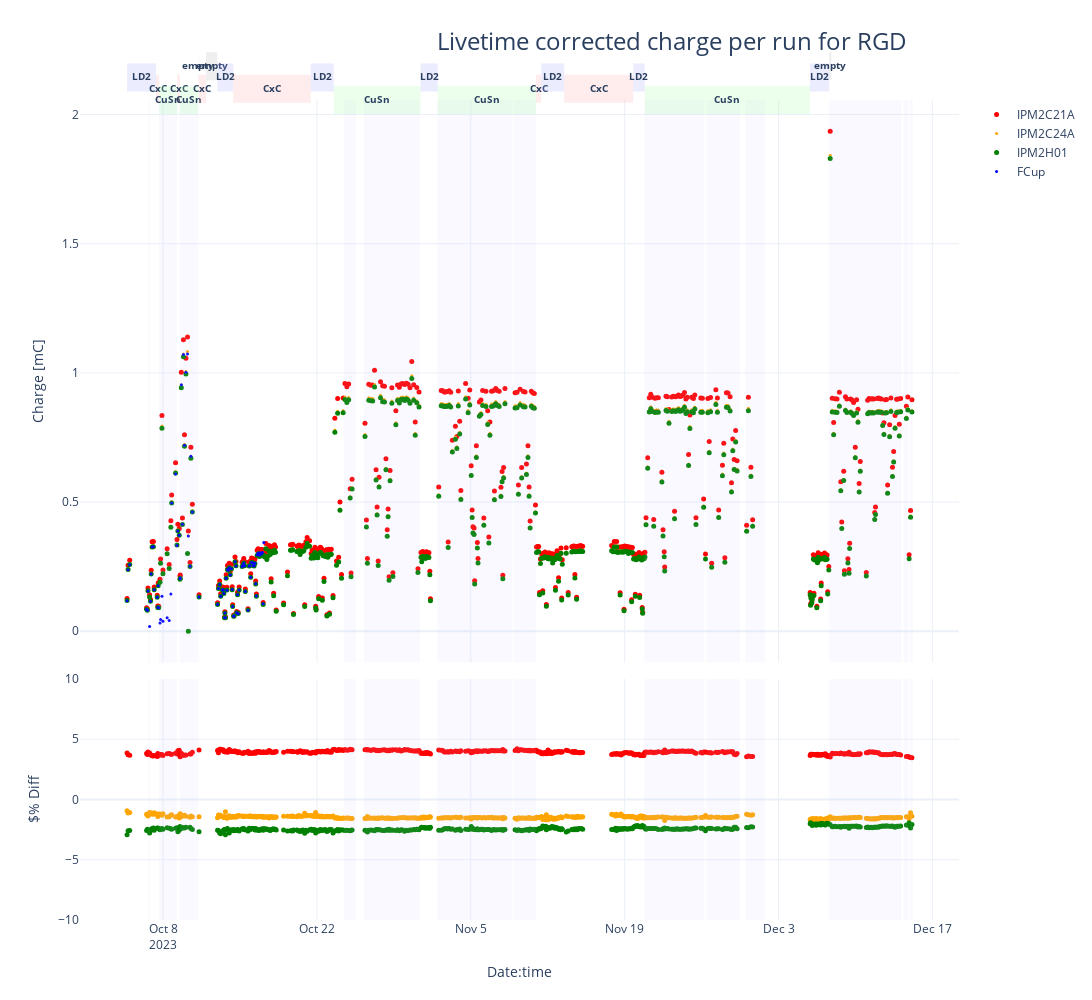

The notebook cell this image was saved under:
### Code cell
fig = make_subplots(rows=2, cols=1,shared_xaxes=True,
                    vertical_spacing=0.02, row_heights=[0.7,0.3]) # (specs=[[{"secondary_y": True}]])
fig.update_layout(width=1280, height=1000,
                  title=go.layout.Title(text=f"Livetime corrected charge per run for RGD", xanchor="left", x=0.4),
                  titlefont=dict(size=24),)

fig.add_trace(go.Scatter(x=dfx.time, y=dfx.IPM2C21A_corr, mode='markers', name='IPM2C21A', marker=dict(color='red', size=5)), secondary_y=False)
fig.add_trace(go.Scatter(x=dfx.time, y=dfx.IPM2C24A_corr, mode='markers', name='IPM2C24A', marker=dict(color='orange', size=3)), secondary_y=False)
fig.add_trace(go.Scatter(x=dfx.time, y=dfx.IPM2H01_corr, mode='markers', name='IPM2H01', marker=dict(color='green', size=5)), secondary_y=False)
fig.add_trace(go.Scatter(x=dfx.loc[dfx.start_time<start_fcup_trouble,"time"], y=dfx.loc[dfx.start_time<start_fcup_trouble,"scaler_calc1b_corr"], mode='markers', name='FCup', marker=dict(color='blue', size=3)), secondary_y=False)

fig.add_trace(go.Scatter(x=dfx.time, y=(100*(dfx.IPM2C21A_corr-dfx.ch_mean)/dfx.ch_mean), mode='markers', name='IPM2C21A', showlegend=False, marker=dict(color='red', size=5)), row=2, col=1)
fig.add_trace(go.Scatter(x=dfx.time, y=(100*(dfx.IPM2C24A_corr-dfx.ch_mean)/dfx.ch_mean), mode='markers', name='IPM2C24A', showlegend=False, marker=dict(color='orange', size=5)), row=2, col=1)
fig.add_trace(go.Scatter(x=dfx.time, y=(100*(dfx.IPM2H01_corr-dfx.ch_mean)/dfx.ch_mean), mode='markers', name='IPM2H01', showlegend=False, marker=dict(color='green', size=5)), row=2, col=1)


for i in range(len(beam_stop_in_start)):
     fig.add_vrect(x0=beam_stop_in_start[i],x1=beam_stop_in_end[i], fillcolor="#C0C0FF", opacity=0.1, line_width=0)

target_labels={'empty':(1.06,"#B0B0B0"),'LD2':(1.04,"#A0A0FF"),'CxC':(1.02,"#FFA0A0"),'CuSn':(1.,"#A0FFA0")}
        
for i in range(len(target_change_table)-1):
    time0 = max(target_change_table.iloc[i].name, dfx.iloc[0].time)
    time1 = min(target_change_table.iloc[i+1].name, dfx.iloc[-1].time) 
    target = target_change_table.iloc[i].target
    if time1 > dfx.iloc[0].time and time0 < dfx.iloc[-1].time:
        y_pos = target_labels[target][0]
        fig.add_vrect(x0=time0, x1=time1, xref="x", y0=y_pos-0.025, y1=y_pos+0.025, yref='paper', fillcolor=target_labels[target][1], opacity=0.2, line_width=0, row=1, col=1,
                     label=dict(text="<b>"+target+"</b>", font=dict(size=10)))
        
        
fig.update_xaxes(title_text="Date:time", row=2, col=1)
fig.update_yaxes(title_text="Charge [mC]", row=1, col=1)
fig.update_yaxes(title_text="$% Diff", range=[-10., 10. ], row=2, col=1)
fig.write_image("RGD_LT_corrected_charge_per_run.pdf", width=1200, height=600)
fig.show()

### Figure 1 — Plotly figure (JSON) as saved in the notebook; plotly's stock layout.template omitted (floating-point values rounded to 4 significant figures; data arrays with more than 128 entries replaced by an {"elided": "..."} marker saying what was removed)
{"data": [{"marker": {"color": "red", "size": 5}, "mode": "markers", "name": "IPM2C21A", "type": "scatter", "x": {"elided": "487 str values"}, "xaxis": "x", "y": {"elided": "487 float values"}, "yaxis": "y"}, {"marker": {"color": "orange", "size": 3}, "mode": "markers", "name": "IPM2C24A", "type": "scatter", "x": {"elided": "487 str values"}, "xaxis": "x", "y": {"elided": "487 float values"}, "yaxis": "y"}, {"marker": {"color": "green", "size": 5}, "mode": "markers", "name": "IPM2H01", "type": "scatter", "x": {"elided": "487 str values"}, "xaxis": "x", "y": {"elided": "487 float values"}, "yaxis": "y"}, {"marker": {"color": "blue", "size": 3}, "mode": "markers", "name": "FCup", "type": "scatter", "x": ["2023-10-04T17:28:08", "2023-10-04T19:41:20.500000", "2023-10-04T23:12:46.500000", "2023-10-06T12:03:46", "2023-10-06T13:59:03", "2023-10-06T15:07:13.500000", "2023-10-06T18:37:20", "2023-10-06T20:35:25", "2023-10-06T22:04:39.500000", "2023-10-07T00:04:19.500000", "2023-10-07T02:57:45", "2023-10-07T04:39:57", "2023-10-07T11:22:17", "2023-10-07T12:33:46.500000", "2023-10-07T13:29:29", "2023-10-07T14:30:01", "2023-10-07T17:24:42.500000", "2023-10-07T18:43:39", "2023-10-07T21:38:27", "2023-10-07T23:48:44", "2023-10-08T08:56:26", "2023-10-08T13:26:49.500000", "2023-10-08T17:04:41", "2023-10-08T18:49:21.500000", "2023-10-09T03:17:48", "2023-10-09T06:24:17", "2023-10-09T08:18:09.500000", "2023-10-09T11:26:59.500000", "2023-10-09T13:04:52", "2023-10-09T13:37:54.500000", "2023-10-09T15:56:48.500000", "2023-10-09T18:17:52.500000", "2023-10-09T20:29:41", "2023-10-09T22:51:12", "2023-10-10T02:00:24", "2023-10-10T05:24:23", "2023-10-10T07:14:28.500000", "2023-10-10T10:56:49.500000", "2023-10-10T12:48:35", "2023-10-10T15:59:42", "2023-10-11T06:33:18.500000", "2023-10-12T23:02:59", "2023-10-13T00:58:42", "2023-10-13T03:41:09", "2023-10-13T05:51:57.500000", "2023-10-13T09:34:23.500000", "2023-10-13T11:13:40", "2023-10-13T12:50:13", "2023-10-13T14:17:56", "2023-10-13T15:07:29.500000", "2023-10-13T16:17:09.500000", "2023-10-13T17:47:13.500000", "2023-10-13T19:26:24.500000", "2023-10-13T20:44:43", "2023-10-13T22:28:17.500000", "2023-10-14T00:31:16.500000", "2023-10-14T02:54:04", "2023-10-14T05:24:12", "2023-10-14T06:56:10", "2023-10-14T08:03:14", "2023-10-14T10:19:32", "2023-10-14T10:56:41", "2023-10-14T13:10:43.500000", "2023-10-14T15:14:42.500000", "2023-10-14T16:48:47", "2023-10-14T18:41:59.500000", "2023-10-14T20:10:53.500000", "2023-10-14T22:09:54.500000", "2023-10-15T04:44:04", "2023-10-15T06:28:47", "2023-10-15T08:14:08.500000", "2023-10-15T10:06:15.500000", "2023-10-15T11:39:47.500000", "2023-10-15T17:34:36.500000", "2023-10-15T19:56:36.500000", "2023-10-15T21:42:10", "2023-10-15T23:26:56", "2023-10-16T01:20:01.500000", "2023-10-16T03:06:27", "2023-10-16T04:51:48", "2023-10-16T06:48:11.500000", "2023-10-16T08:38:38", "2023-10-16T10:19:04.500000", "2023-10-16T11:49:12", "2023-10-16T13:27:35.500000", "2023-10-16T15:47:00.500000", "2023-10-16T18:18:54", "2023-10-16T20:44:13", "2023-10-16T22:55:04", "2023-10-17T00:57:46", "2023-10-17T02:33:17.500000", "2023-10-17T04:02:01.500000"], "xaxis": "x", "y": [0.1181, 0.2382, 0.257, 0.0855, 0.08179, 0.1563, 0.01887, 0.1161, 0.2219, 0.3265, 0.327, 0.1605, 0.1316, 0.092, 0.1759, 0.09108, 0.03223, 0.04532, 0.1354, 0.03833, 0.05201, 0.04167, 0.1446, 0.496, 0.6091, 0.3321, 0.388, 0.3717, 0.2034, 0.2058, 0.9537, 0.4146, 1.071, 0.7203, 1.002, 1.073, 0.3686, 0.2515, 0.6769, 0.4617, 0.1323, 0.1037, 0.1657, 0.181, 0.1356, 0.1604, 0.1597, 0.1462, 0.05221, 0.07105, 0.05197, 0.2051, 0.1591, 0.2395, 0.2361, 0.2455, 0.2182, 0.242, 0.1614, 0.09583, 0.05827, 0.05906, 0.2691, 0.2525, 0.07188, 0.1414, 0.06824, 0.1601, 0.2509, 0.2549, 0.2643, 0.2534, 0.1534, 0.08164, 0.2522, 0.2531, 0.209, 0.2664, 0.2651, 0.2533, 0.2532, 0.2628, 0.1839, 0.1365, 0.2957, 0.3029, 0.2939, 0.3034, 0.2995, 0.3053, 0.1067, 0.344], "yaxis": "y"}, {"marker": {"color": "red", "size": 5}, "mode": "markers", "name": "IPM2C21A", "showlegend": false, "type": "scatter", "x": {"elided": "487 str values"}, "xaxis": "x2", "y": {"elided": "487 float values"}, "yaxis": "y2"}, {"marker": {"color": "orange", "size": 5}, "mode": "markers", "name": "IPM2C24A", "showlegend": false, "type": "scatter", "x": {"elided": "487 str values"}, "xaxis": "x2", "y": {"elided": "487 float values"}, "yaxis": "y2"}, {"marker": {"color": "green", "size": 5}, "mode": "markers", "name": "IPM2H01", "showlegend": false, "type": "scatter", "x": {"elided": "487 str values"}, "xaxis": "x2", "y": {"elided": "487 float values"}, "yaxis": "y2"}], "layout": {"height": 1000, "shapes": [{"fillcolor": "#C0C0FF", "line": {"width": 0}, "opacity": 0.1, "type": "rect", "x0": "2023-10-06T16:01:36.594000", "x1": "2023-10-06T19:08:57.796000", "xref": "x", "y0": 0, "y1": 1, "yref": "y domain"}, {"fillcolor": "#C0C0FF", "line": {"width": 0}, "opacity": 0.1, "type": "rect", "x0": "2023-10-06T16:01:36.594000", "x1": "2023-10-06T19:08:57.796000", "xref": "x2", "y0": 0, "y1": 1, "yref": "y2 domain"}, {"fillcolor": "#C0C0FF", "line": {"width": 0}, "opacity": 0.1, "type": "rect", "x0": "2023-10-07T15:24:48.931000", "x1": "2023-10-08T07:52:50.636000", "xref": "x", "y0": 0, "y1": 1, "yref": "y domain"}, {"fillcolor": "#C0C0FF", "line": {"width": 0}, "opacity": 0.1, "type": "rect", "x0": "2023-10-07T15:24:48.931000", "x1": "2023-10-08T07:52:50.636000", "xref": "x2", "y0": 0, "y1": 1, "yref": "y2 domain"}, {"fillcolor": "#C0C0FF", "line": {"width": 0}, "opacity": 0.1, "type": "rect", "x0": "2023-10-08T08:16:58.456000", "x1": "2023-10-08T14:15:26.265000", "xref": "x", "y0": 0, "y1": 1, "yref": "y domain"}, {"fillcolor": "#C0C0FF", "line": {"width": 0}, "opacity": 0.1, "type": "rect", "x0": "2023-10-08T08:16:58.456000", "x1": "2023-10-08T14:15:26.265000", "xref": "x2", "y0": 0, "y1": 1, "yref": "y2 domain"}, {"fillcolor": "#C0C0FF", "line": {"width": 0}, "opacity": 0.1, "type": "rect", "x0": "2023-10-08T14:49:12.831000", "x1": "2023-10-09T01:23:14.283000", "xref": "x", "y0": 0, "y1": 1, "yref": "y domain"}, {"fillcolor": "#C0C0FF", "line": {"width": 0}, "opacity": 0.1, "type": "rect", "x0": "2023-10-08T14:49:12.831000", "x1": "2023-10-09T01:23:14.283000", "xref": "x2", "y0": 0, "y1": 1, "yref": "y2 domain"}, {"fillcolor": "#C0C0FF", "line": {"width": 0}, "opacity": 0.1, "type": "rect", "x0": "2023-10-09T01:40:34.115000", "x1": "2023-10-09T06:49:07.173000", "xref": "x", "y0": 0, "y1": 1, "yref": "y domain"}, {"fillcolor": "#C0C0FF", "line": {"width": 0}, "opacity": 0.1, "type": "rect", "x0": "2023-10-09T01:40:34.115000", "x1": "2023-10-09T06:49:07.173000", "xref": "x2", "y0": 0, "y1": 1, "yref": "y2 domain"}, {"fillcolor": "#C0C0FF", "line": {"width": 0}, "opacity": 0.1, "type": "rect", "x0": "2023-10-09T12:47:08.114000", "x1": "2023-10-11T02:25:59.957000", "xref": "x", "y0": 0, "y1": 1, "yref": "y domain"}, {"fillcolor": "#C0C0FF", "line": {"width": 0}, "opacity": 0.1, "type": "rect", "x0": "2023-10-09T12:47:08.114000", "x1": "2023-10-11T02:25:59.957000", "xref": "x2", "y0": 0, "y1": 1, "yref": "y2 domain"}, {"fillcolor": "#C0C0FF", "line": {"width": 0}, "opacity": 0.1, "type": "rect", "x0": "2023-10-11T03:15:18.199000", "x1": "2023-10-11T05:23:26.398000", "xref": "x", "y0": 0, "y1": 1, "yref": "y domain"}, {"fillcolor": "#C0C0FF", "line": {"width": 0}, "opacity": 0.1, "type": "rect", "x0": "2023-10-11T03:15:18.199000", "x1": "2023-10-11T05:23:26.398000", "xref": "x2", "y0": 0, "y1": 1, "yref": "y2 domain"}, {"fillcolor": "#C0C0FF", "line": {"width": 0}, "opacity": 0.1, "type": "rect", "x0": "2023-10-24T10:47:54.883000", "x1": "2023-10-25T13:07:32.883000", "xref": "x", "y0": 0, "y1": 1, "yref": "y domain"}, {"fillcolor": "#C0C0FF", "line": {"width": 0}, "opacity": 0.1, "type": "rect", "x0": "2023-10-24T10:47:54.883000", "x1": "2023-10-25T13:07:32.883000", "xref": "x2", "y0": 0, "y1": 1, "yref": "y2 domain"}, {"fillcolor": "#C0C0FF", "line": {"width": 0}, "opacity": 0.1, "type": "rect", "x0": "2023-10-26T06:33:23.833000", "x1": "2023-10-31T08:45:47.598000", "xref": "x", "y0": 0, "y1": 1, "yref": "y domain"}, {"fillcolor": "#C0C0FF", "line": {"width": 0}, "opacity": 0.1, "type": "rect", "x0": "2023-10-26T06:33:23.833000", "x1": "2023-10-31T08:45:47.598000", "xref": "x2", "y0": 0, "y1": 1, "yref": "y2 domain"}, {"fillcolor": "#C0C0FF", "line": {"width": 0}, "opacity": 0.1, "type": "rect", "x0": "2023-11-01T23:39:55.187000", "x1": "2023-11-08T19:29:40.491000", "xref": "x", "y0": 0, "y1": 1, "yref": "y domain"}, {"fillcolor": "#C0C0FF", "line": {"width": 0}, "opacity": 0.1, "type": "rect", "x0": "2023-11-01T23:39:55.187000", "x1": "2023-11-08T19:29:40.491000", "xref": "x2", "y0": 0, "y1": 1, "yref": "y2 domain"}, {"fillcolor": "#C0C0FF", "line": {"width": 0}, "opacity": 0.1, "type": "rect", "x0": "2023-11-08T22:13:58.525000", "x1": "2023-11-08T22:14:42.258000", "xref": "x", "y0": 0, "y1": 1, "yref": "y domain"}, {"fillcolor": "#C0C0FF", "line": {"width": 0}, "opacity": 0.1, "type": "rect", "x0": "2023-11-08T22:13:58.525000", "x1": "2023-11-08T22:14:42.258000", "xref": "x2", "y0": 0, "y1": 1, "yref": "y2 domain"}, {"fillcolor": "#C0C0FF", "line": {"width": 0}, "opacity": 0.1, "type": "rect", "x0": "2023-11-08T22:56:57.125000", "x1": "2023-11-10T22:02:05.149000", "xref": "x", "y0": 0, "y1": 1, "yref": "y domain"}, {"fillcolor": "#C0C0FF", "line": {"width": 0}, "opacity": 0.1, "type": "rect", "x0": "2023-11-08T22:56:57.125000", "x1": "2023-11-10T22:02:05.149000", "xref": "x2", "y0": 0, "y1": 1, "yref": "y2 domain"}, {"fillcolor": "#C0C0FF", "line": {"width": 0}, "opacity": 0.1, "type": "rect", "x0": "2023-11-20T19:13:16.869000", "x1": "2023-11-26T06:01:10.232000", "xref": "x", "y0": 0, "y1": 1, "yref": "y domain"}, {"fillcolor": "#C0C0FF", "line": {"width": 0}, "opacity": 0.1, "type": "rect", "x0": "2023-11-20T19:13:16.869000", "x1": "2023-11-26T06:01:10.232000", "xref": "x2", "y0": 0, "y1": 1, "yref": "y2 domain"}, {"fillcolor": "#C0C0FF", "line": {"width": 0}, "opacity": 0.1, "type": "rect", "x0": "2023-11-26T11:13:11.806000", "x1": "2023-11-29T11:30:11.912000", "xref": "x", "y0": 0, "y1": 1, "yref": "y domain"}, {"fillcolor": "#C0C0FF", "line": {"width": 0}, "opacity": 0.1, "type": "rect", "x0": "2023-11-26T11:13:11.806000", "x1": "2023-11-29T11:30:11.912000", "xref": "x2", "y0": 0, "y1": 1, "yref": "y2 domain"}, {"fillcolor": "#C0C0FF", "line": {"width": 0}, "opacity": 0.1, "type": "rect", "x0": "2023-11-29T23:38:58.278000", "x1": "2023-12-01T18:13:37.451000", "xref": "x", "y0": 0, "y1": 1, "yref": "y domain"}, {"fillcolor": "#C0C0FF", "line": {"width": 0}, "opacity": 0.1, "type": "rect", "x0": "2023-11-29T23:38:58.278000", "x1": "2023-12-01T18:13:37.451000", "xref": "x2", "y0": 0, "y1": 1, "yref": "y2 domain"}, {"fillcolor": "#C0C0FF", "line": {"width": 0}, "opacity": 0.1, "type": "rect", "x0": "2023-12-07T14:39:28.056000", "x1": "2023-12-14T04:04:00.268000", "xref": "x", "y0": 0, "y1": 1, "yref": "y domain"}, {"fillcolor": "#C0C0FF", "line": {"width": 0}, "opacity": 0.1, "type": "rect", "x0": "2023-12-07T14:39:28.056000", "x1": "2023-12-14T04:04:00.268000", "xref": "x2", "y0": 0, "y1": 1, "yref": "y2 domain"}, {"fillcolor": "#C0C0FF", "line": {"width": 0}, "opacity": 0.1, "type": "rect", "x0": "2023-12-14T08:51:36.541000", "x1": "2023-12-14T19:42:03.871000", "xref": "x", "y0": 0, "y1": 1, "yref": "y domain"}, {"fillcolor": "#C0C0FF", "line": {"width": 0}, "opacity": 0.1, "type": "rect", "x0": "2023-12-14T08:51:36.541000", "x1": "2023-12-14T19:42:03.871000", "xref": "x2", "y0": 0, "y1": 1, "yref": "y2 domain"}, {"fillcolor": "#C0C0FF", "line": {"width": 0}, "opacity": 0.1, "type": "rect", "x0": "2023-12-14T22:50:43.234000", "x1": "2023-12-15T04:42:53", "xref": "x", "y0": 0, "y1": 1, "yref": "y domain"}, {"fillcolor": "#C0C0FF", "line": {"width": 0}, "opacity": 0.1, "type": "rect", "x0": "2023-12-14T22:50:43.234000", "x1": "2023-12-15T04:42:53", "xref": "x2", "y0": 0, "y1": 1, "yref": "y2 domain"}, {"fillcolor": "#A0A0FF", "label": {"font": {"size": 10}, "text": "<b>LD2</b>"}, "line": {"width": 0}, "opacity": 0.2, "type": "rect", "x0": "2023-10-04T17:28:08", "x1": "2023-10-07T08:58:11", "xref": "x", "y0": 1.015, "y1": 1.065, "yref": "y domain"}, {"fillcolor": "#FFA0A0", "label": {"font": {"size": 10}, "text": "<b>CxC</b>"}, "line": {"width": 0}, "opacity": 0.2, "type": "rect", "x0": "2023-10-07T08:58:11", "x1": "2023-10-07T15:37:25", "xref": "x", "y0": 0.995, "y1": 1.045, "yref": "y domain"}, {"fillcolor": "#A0FFA0", "label": {"font": {"size": 10}, "text": "<b>CuSn</b>"}, "line": {"width": 0}, "opacity": 0.2, "type": "rect", "x0": "2023-10-07T15:37:25", "x1": "2023-10-09T06:55:38", "xref": "x", "y0": 0.975, "y1": 1.025, "yref": "y domain"}, {"fillcolor": "#FFA0A0", "label": {"font": {"size": 10}, "text": "<b>CxC</b>"}, "line": {"width": 0}, "opacity": 0.2, "type": "rect", "x0": "2023-10-09T06:55:38", "x1": "2023-10-09T12:51:52", "xref": "x", "y0": 0.995, "y1": 1.045, "yref": "y domain"}, {"fillcolor": "#A0FFA0", "label": {"font": {"size": 10}, "text": "<b>CuSn</b>"}, "line": {"width": 0}, "opacity": 0.2, "type": "rect", "x0": "2023-10-09T12:51:52", "x1": "2023-10-11T04:49:51", "xref": "x", "y0": 0.975, "y1": 1.025, "yref": "y domain"}, {"fillcolor": "#B0B0B0", "label": {"font": {"size": 10}, "text": "<b>empty</b>"}, "line": {"width": 0}, "opacity": 0.2, "type": "rect", "x0": "2023-10-11T04:49:51", "x1": "2023-10-11T05:32:47", "xref": "x", "y0": 1.035, "y1": 1.085, "yref": "y domain"}, {"fillcolor": "#FFA0A0", "label": {"font": {"size": 10}, "text": "<b>CxC</b>"}, "line": {"width": 0}, "opacity": 0.2, "type": "rect", "x0": "2023-10-11T05:32:47", "x1": "2023-10-11T21:46:59", "xref": "x", "y0": 0.995, "y1": 1.045, "yref": "y domain"}, {"fillcolor": "#B0B0B0", "label": {"font": {"size": 10}, "text": "<b>empty</b>"}, "line": {"width": 0}, "opacity": 0.2, "type": "rect", "x0": "2023-10-11T21:46:59", "x1": "2023-10-12T22:30:41", "xref": "x", "y0": 1.035, "y1": 1.085, "yref": "y domain"}, {"fillcolor": "#A0A0FF", "label": {"font": {"size": 10}, "text": "<b>LD2</b>"}, "line": {"width": 0}, "opacity": 0.2, "type": "rect", "x0": "2023-10-12T22:30:41", "x1": "2023-10-14T09:15:40", "xref": "x", "y0": 1.015, "y1": 1.065, "yref": "y domain"}, {"fillcolor": "#FFA0A0", "label": {"font": {"size": 10}, "text": "<b>CxC</b>"}, "line": {"width": 0}, "opacity": 0.2, "type": "rect", "x0": "2023-10-14T09:15:40", "x1": "2023-10-21T10:29:24", "xref": "x", "y0": 0.995, "y1": 1.045, "yref": "y domain"}, {"fillcolor": "#A0A0FF", "label": {"font": {"size": 10}, "text": "<b>LD2</b>"}, "line": {"width": 0}, "opacity": 0.2, "type": "rect", "x0": "2023-10-21T10:29:24", "x1": "2023-10-23T13:01:10", "xref": "x", "y0": 1.015, "y1": 1.065, "yref": "y domain"}, {"fillcolor": "#A0FFA0", "label": {"font": {"size": 10}, "text": "<b>CuSn</b>"}, "line": {"width": 0}, "opacity": 0.2, "type": "rect", "x0": "2023-10-23T13:01:10", "x1": "2023-10-31T10:13:58", "xref": "x", "y0": 0.975, "y1": 1.025, "yref": "y domain"}, {"fillcolor": "#A0A0FF", "label": {"font": {"size": 10}, "text": "<b>LD2</b>"}, "line": {"width": 0}, "opacity": 0.2, "type": "rect", "x0": "2023-10-31T10:13:58", "x1": "2023-11-01T23:53:45", "xref": "x", "y0": 1.015, "y1": 1.065, "yref": "y domain"}, {"fillcolor": "#A0FFA0", "label": {"font": {"size": 10}, "text": "<b>CuSn</b>"}, "line": {"width": 0}, "opacity": 0.2, "type": "rect", "x0": "2023-11-01T23:53:45", "x1": "2023-11-10T22:14:18", "xref": "x", "y0": 0.975, "y1": 1.025, "yref": "y domain"}, {"fillcolor": "#FFA0A0", "label": {"font": {"size": 10}, "text": "<b>CxC</b>"}, "line": {"width": 0}, "opacity": 0.2, "type": "rect", "x0": "2023-11-10T22:14:18", "x1": "2023-11-11T09:47:31", "xref": "x", "y0": 0.995, "y1": 1.045, "yref": "y domain"}, {"fillcolor": "#A0A0FF", "label": {"font": {"size": 10}, "text": "<b>LD2</b>"}, "line": {"width": 0}, "opacity": 0.2, "type": "rect", "x0": "2023-11-11T09:47:31", "x1": "2023-11-13T12:03:22", "xref": "x", "y0": 1.015, "y1": 1.065, "yref": "y domain"}, {"fillcolor": "#FFA0A0", "label": {"font": {"size": 10}, "text": "<b>CxC</b>"}, "line": {"width": 0}, "opacity": 0.2, "type": "rect", "x0": "2023-11-13T12:03:22", "x1": "2023-11-19T18:37:53", "xref": "x", "y0": 0.995, "y1": 1.045, "yref": "y domain"}, {"fillcolor": "#A0A0FF", "label": {"font": {"size": 10}, "text": "<b>LD2</b>"}, "line": {"width": 0}, "opacity": 0.2, "type": "rect", "x0": "2023-11-19T18:37:53", "x1": "2023-11-20T19:46:48", "xref": "x", "y0": 1.015, "y1": 1.065, "yref": "y domain"}, {"fillcolor": "#A0FFA0", "label": {"font": {"size": 10}, "text": "<b>CuSn</b>"}, "line": {"width": 0}, "opacity": 0.2, "type": "rect", "x0": "2023-11-20T19:46:48", "x1": "2023-12-05T20:41:39", "xref": "x", "y0": 0.975, "y1": 1.025, "yref": "y domain"}, {"fillcolor": "#A0A0FF", "label": {"font": {"size": 10}, "text": "<b>LD2</b>"}, "line": {"width": 0}, "opacity": 0.2, "type": "rect", "x0": "2023-12-05T20:41:39", "x1": "2023-12-07T14:50:33", "xref": "x", "y0": 1.015, "y1": 1.065, "yref": "y domain"}, {"fillcolor": "#B0B0B0", "label": {"font": {"size": 10}, "text": "<b>empty</b>"}, "line": {"width": 0}, "opacity": 0.2, "type": "rect", "x0": "2023-12-07T14:50:33", "x1": "2023-12-07T19:35:13", "xref": "x", "y0": 1.035, "y1": 1.085, "yref": "y domain"}], "title": {"font": {"size": 24}, "text": "Livetime corrected charge per run for RGD", "x": 0.4, "xanchor": "left"}, "width": 1280, "xaxis": {"anchor": "y", "autorange": true, "domain": [0, 1], "matches": "x2", "range": ["2023-09-30 11:58:39.1652", "2023-12-19 08:47:06.3348"], "showticklabels": false, "type": "date"}, "xaxis2": {"anchor": "y2", "autorange": true, "domain": [0, 1], "range": ["2023-09-30 11:58:39.1652", "2023-12-19 08:47:06.3348"], "title": {"text": "Date:time"}, "type": "date"}, "yaxis": {"anchor": "x", "autorange": true, "domain": [0.314, 1], "range": [-0.121, 2.056], "title": {"text": "Charge [mC]"}, "type": "linear"}, "yaxis2": {"anchor": "x2", "domain": [0, 0.294], "range": [-10, 10], "title": {"text": "$% Diff"}, "type": "linear"}}}
